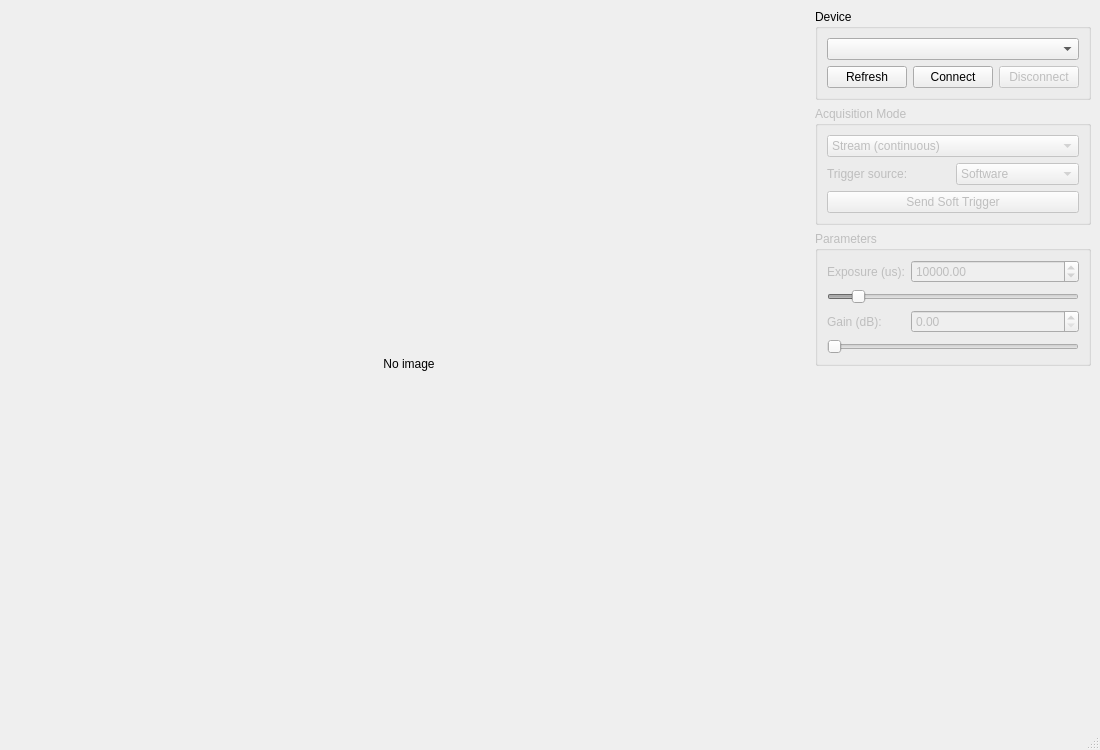
<?xml version="1.0" encoding="UTF-8"?>
<ui version="4.0">
 <class>MainWindow</class>
 <widget class="QMainWindow" name="MainWindow">
  <property name="geometry">
   <rect>
    <x>0</x>
    <y>0</y>
    <width>1100</width>
    <height>750</height>
   </rect>
  </property>
  <property name="windowTitle">
   <string>CameraWrapper Qt Demo</string>
  </property>
  <widget class="QWidget" name="centralwidget">
   <layout class="QHBoxLayout" name="horizontalLayout">
    <item>
     <widget class="QLabel" name="imageLabel">
      <property name="sizePolicy">
       <sizepolicy hsizetype="Expanding" vsizetype="Expanding">
        <horstretch>1</horstretch>
        <verstretch>0</verstretch>
       </sizepolicy>
      </property>
      <property name="text">
       <string>No image</string>
      </property>
      <property name="alignment">
       <set>Qt::AlignmentFlag::AlignCenter</set>
      </property>
     </widget>
    </item>
    <item>
     <layout class="QVBoxLayout" name="controlLayout">
      <item>
       <widget class="QGroupBox" name="deviceGroup">
        <property name="title">
         <string>Device</string>
        </property>
        <layout class="QVBoxLayout">
         <item>
          <widget class="QComboBox" name="deviceComboBox"/>
         </item>
         <item>
          <layout class="QHBoxLayout">
           <item>
            <widget class="QPushButton" name="refreshButton">
             <property name="text">
              <string>Refresh</string>
             </property>
            </widget>
           </item>
           <item>
            <widget class="QPushButton" name="connectButton">
             <property name="text">
              <string>Connect</string>
             </property>
            </widget>
           </item>
           <item>
            <widget class="QPushButton" name="disconnectButton">
             <property name="enabled">
              <bool>false</bool>
             </property>
             <property name="text">
              <string>Disconnect</string>
             </property>
            </widget>
           </item>
          </layout>
         </item>
        </layout>
       </widget>
      </item>
      <item>
       <widget class="QGroupBox" name="modeGroup">
        <property name="enabled">
         <bool>false</bool>
        </property>
        <property name="title">
         <string>Acquisition Mode</string>
        </property>
        <layout class="QVBoxLayout">
         <item>
          <widget class="QComboBox" name="modeComboBox">
           <item>
            <property name="text">
             <string>Stream (continuous)</string>
            </property>
           </item>
           <item>
            <property name="text">
             <string>Trigger callback</string>
            </property>
           </item>
           <item>
            <property name="text">
             <string>Snap sync</string>
            </property>
           </item>
          </widget>
         </item>
         <item>
          <layout class="QHBoxLayout">
           <item>
            <widget class="QLabel" name="trigSrcLabel">
             <property name="text">
              <string>Trigger source:</string>
             </property>
            </widget>
           </item>
           <item>
            <widget class="QComboBox" name="triggerSourceComboBox">
             <item>
              <property name="text">
               <string>Software</string>
              </property>
             </item>
             <item>
              <property name="text">
               <string>Line 0</string>
              </property>
             </item>
             <item>
              <property name="text">
               <string>Line 1</string>
              </property>
             </item>
            </widget>
           </item>
          </layout>
         </item>
         <item>
          <widget class="QPushButton" name="softTriggerButton">
           <property name="enabled">
            <bool>false</bool>
           </property>
           <property name="text">
            <string>Send Soft Trigger</string>
           </property>
          </widget>
         </item>
        </layout>
       </widget>
      </item>
      <item>
       <widget class="QGroupBox" name="paramGroup">
        <property name="enabled">
         <bool>false</bool>
        </property>
        <property name="title">
         <string>Parameters</string>
        </property>
        <layout class="QFormLayout">
         <item row="0" column="0">
          <widget class="QLabel" name="expLabel">
           <property name="text">
            <string>Exposure (us):</string>
           </property>
          </widget>
         </item>
         <item row="0" column="1">
          <widget class="QDoubleSpinBox" name="exposureSpinBox">
           <property name="minimum">
            <double>1.000000000000000</double>
           </property>
           <property name="maximum">
            <double>1000000.000000000000000</double>
           </property>
           <property name="singleStep">
            <double>100.000000000000000</double>
           </property>
           <property name="value">
            <double>10000.000000000000000</double>
           </property>
          </widget>
         </item>
         <item row="1" column="0" colspan="2">
          <widget class="QSlider" name="exposureSlider">
           <property name="minimum">
            <number>1</number>
           </property>
           <property name="maximum">
            <number>100000</number>
           </property>
           <property name="value">
            <number>10000</number>
           </property>
           <property name="orientation">
            <enum>Qt::Orientation::Horizontal</enum>
           </property>
          </widget>
         </item>
         <item row="2" column="0">
          <widget class="QLabel" name="gainLabel">
           <property name="text">
            <string>Gain (dB):</string>
           </property>
          </widget>
         </item>
         <item row="2" column="1">
          <widget class="QDoubleSpinBox" name="gainSpinBox">
           <property name="minimum">
            <double>0.000000000000000</double>
           </property>
           <property name="maximum">
            <double>24.000000000000000</double>
           </property>
           <property name="singleStep">
            <double>0.100000000000000</double>
           </property>
          </widget>
         </item>
         <item row="3" column="0" colspan="2">
          <widget class="QSlider" name="gainSlider">
           <property name="minimum">
            <number>0</number>
           </property>
           <property name="maximum">
            <number>240</number>
           </property>
           <property name="orientation">
            <enum>Qt::Orientation::Horizontal</enum>
           </property>
          </widget>
         </item>
        </layout>
       </widget>
      </item>
      <item>
       <spacer name="verticalSpacer">
        <property name="orientation">
         <enum>Qt::Orientation::Vertical</enum>
        </property>
        <property name="sizeHint" stdset="0">
         <size>
          <width>0</width>
          <height>0</height>
         </size>
        </property>
       </spacer>
      </item>
     </layout>
    </item>
   </layout>
  </widget>
  <widget class="QStatusBar" name="statusBar"/>
 </widget>
 <resources/>
 <connections/>
</ui>
